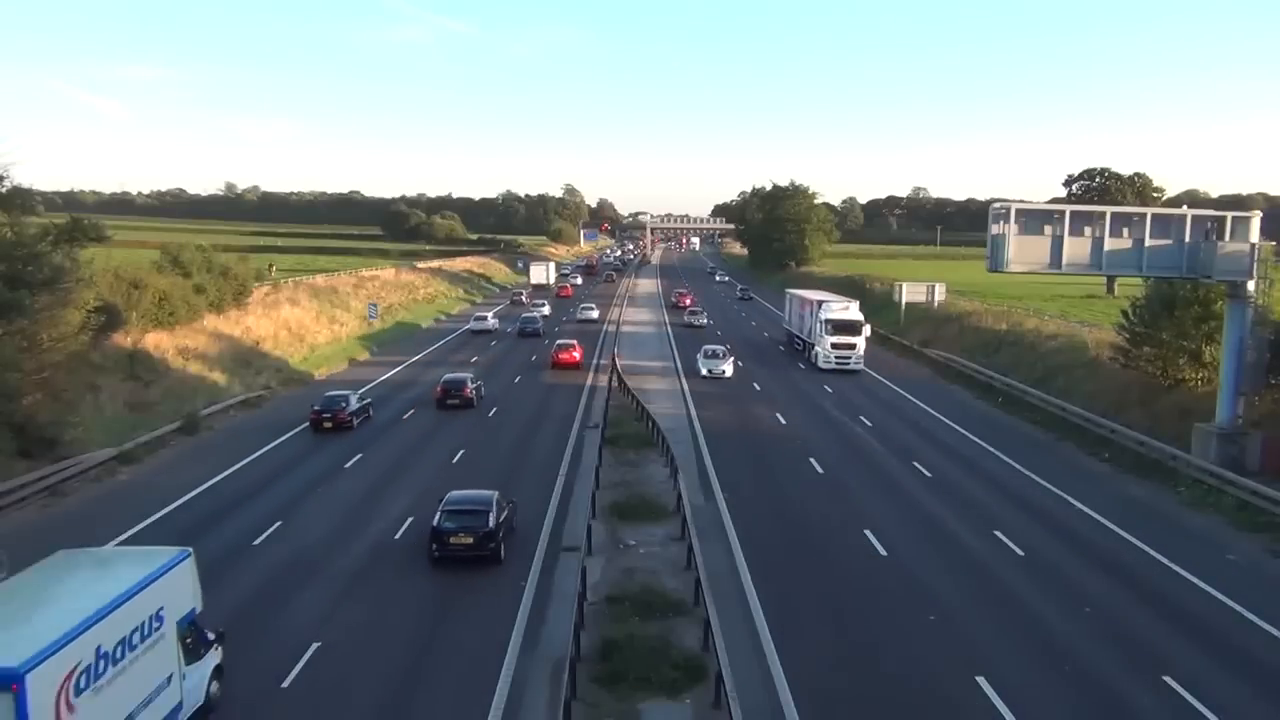
#> input picture frame 26 of lesson_10/homework/road_10sec.mp4, 1280 x 720 px, given in place of road_1min.mp4, which was not available
$ python homework.py
#> lines starting #> are read from the running program, lines starting #| are printed output that depends on the picture; pictures that were not available may be replaced by others from this repository, and a replacement may not be noted
import cv2
import numpy as np
from matplotlib import pyplot as plt

tracker = cv2.legacy.TrackerCSRT().create()
# tracker = cv2.legacy.TrackerKCF().create()
# vid = cv2.VideoCapture('road_10sec.mp4')
vid = cv2.VideoCapture('road_1min.mp4')

# [5 lines of commented-out code are left out]

tick_f = 13
x = 360
y = 570
w = 120
h = 120

for i in range(tick_f):
    ret, frame = vid.read()
#> this loop made 13 passes
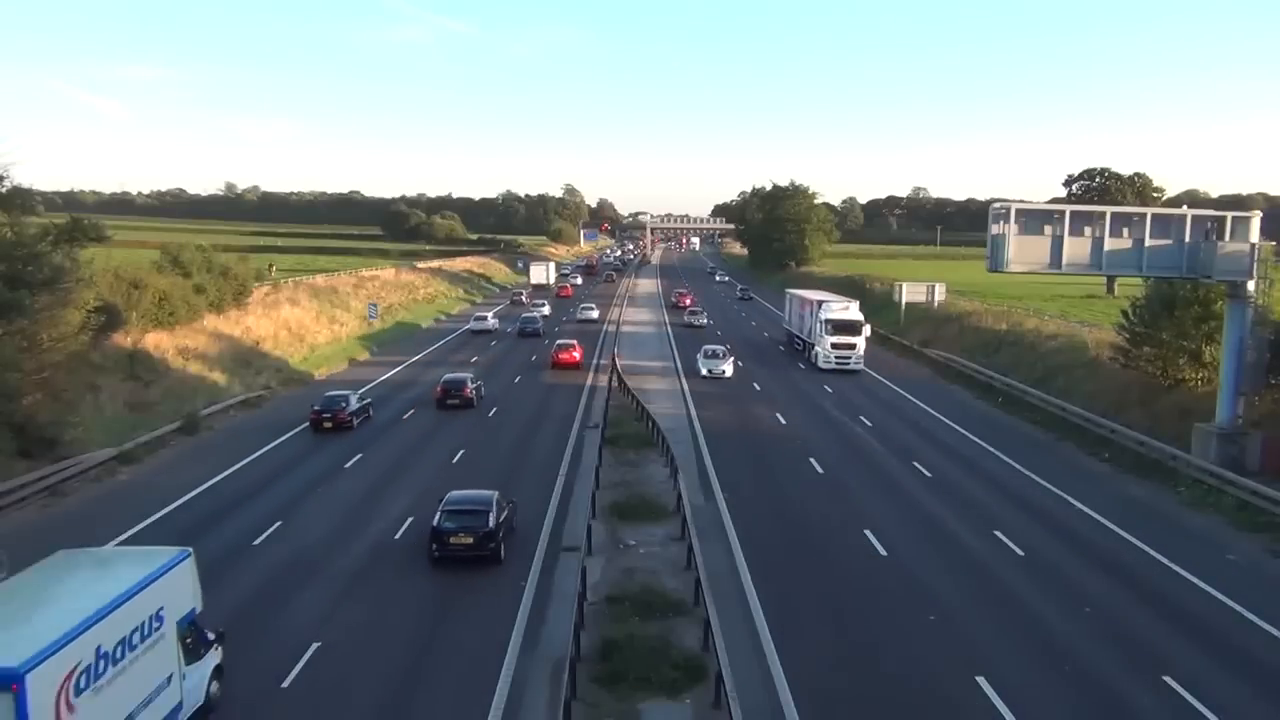
#> input picture frame 26 of lesson_10/homework/road_10sec.mp4, 1280 x 720 px, given in place of road_1min.mp4, which was not available
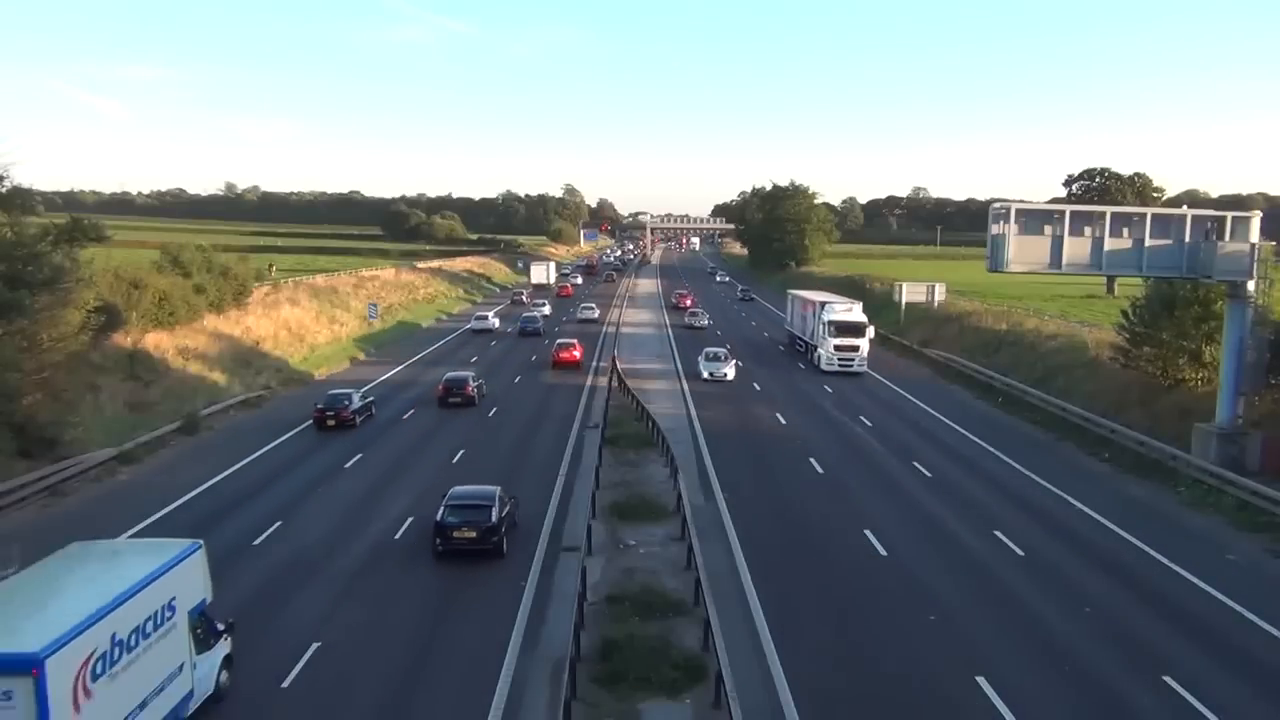
#> input picture frame 27 of lesson_10/homework/road_10sec.mp4, 1280 x 720 px, given in place of road_1min.mp4, which was not available

copy_frame = frame.copy()

cv2.rectangle(copy_frame, (x, y), (x+w, y+h), (0, 255, 0), 2)
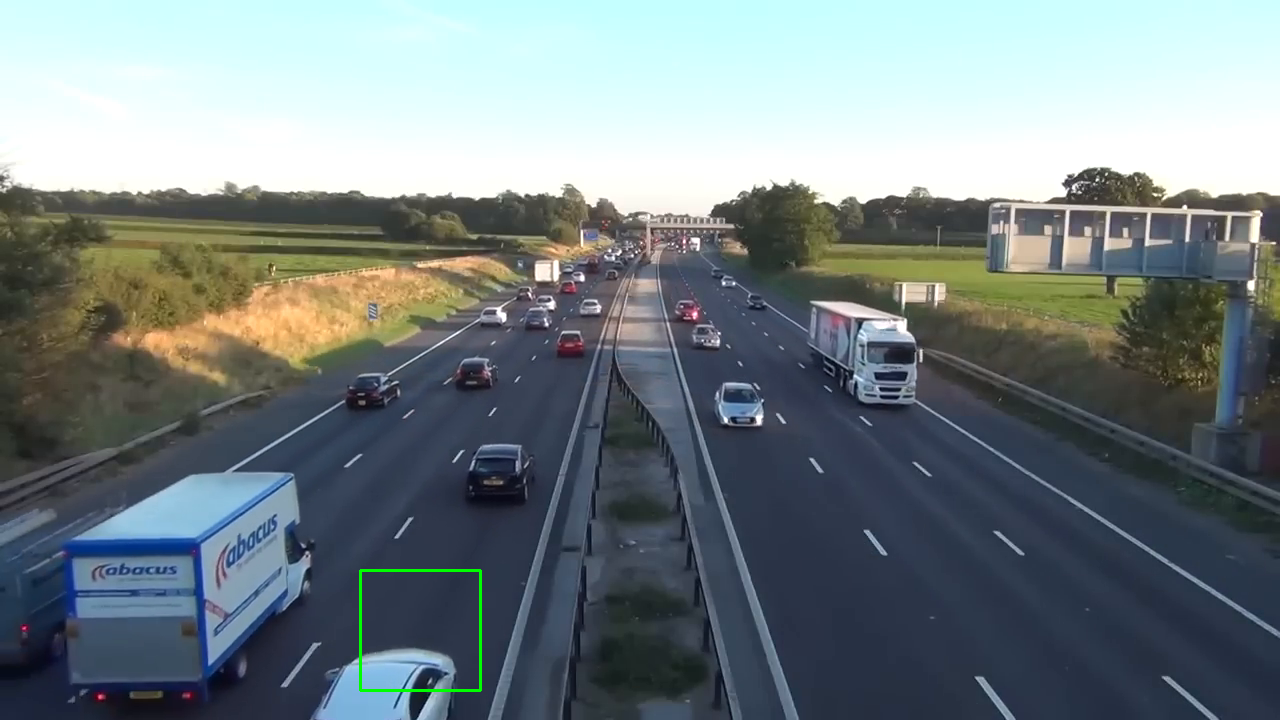
#> copy_frame: shape (720, 1280, 3); mean B, G, R 130.3, 127.1, 116
plt.imshow(cv2.cvtColor(copy_frame, cv2.COLOR_BGR2RGB))
plt.show()


bbox = (x, y, w, h)
ok = tracker.init(frame, bbox)
#> ok = True
while vid.isOpened():
    ret, frame = vid.read()
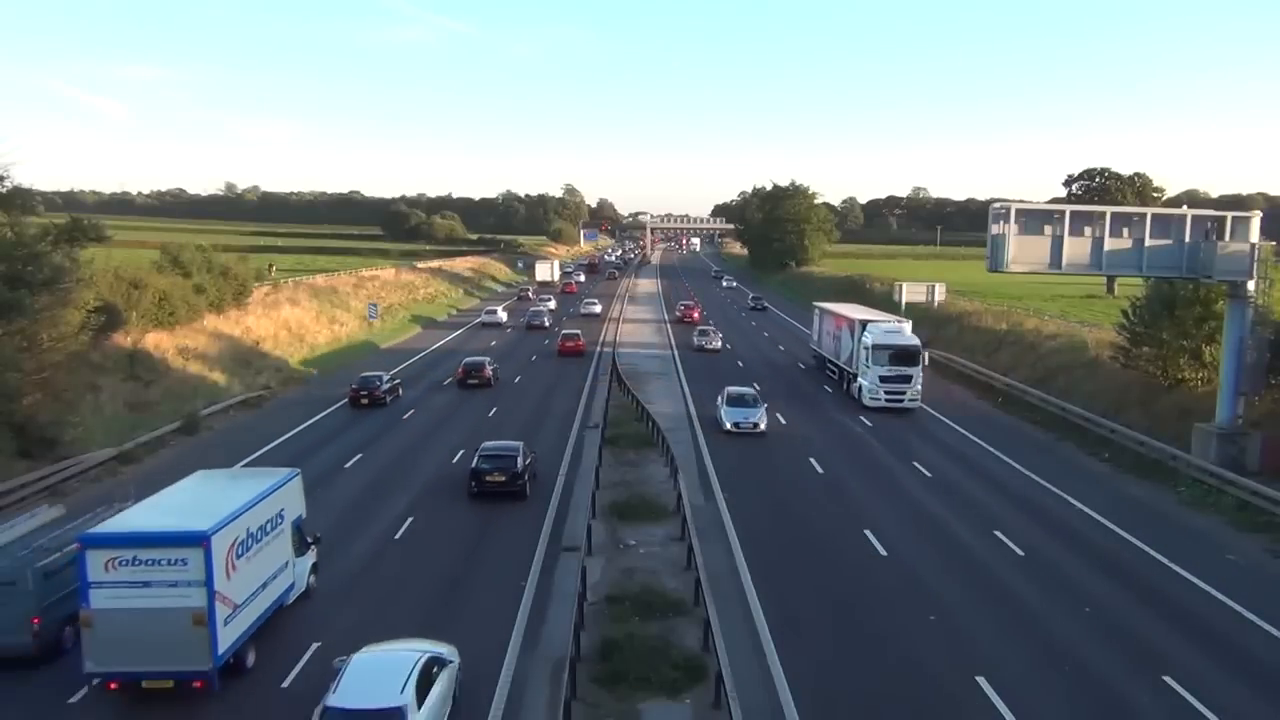
#> input picture frame 39 of lesson_10/homework/road_10sec.mp4, 1280 x 720 px, given in place of road_1min.mp4, which was not available
#> frame is the input picture: shape (720, 1280, 3); mean B, G, R 130.2, 126.6, 115.8
    if not ret:
        break
    img = cv2.cvtColor(frame, cv2.COLOR_BGR2RGB)

    ok, bbox = tracker.update(img)
#> bbox = (365, 561, 120, 120)
    print(ok, bbox)
#| True (365.0, 561.0, 120.0, 120.0)

    x1, y1 = int(bbox[0]), int(bbox[1])
#> x1 = 365; y1 = 561
    width, height = int(bbox[2]), int(bbox[3])
#> width = 120; height = 120

    cv2.rectangle(img, (x1, y1), (x1+width, y1+height), (0, 255, 0), 2)
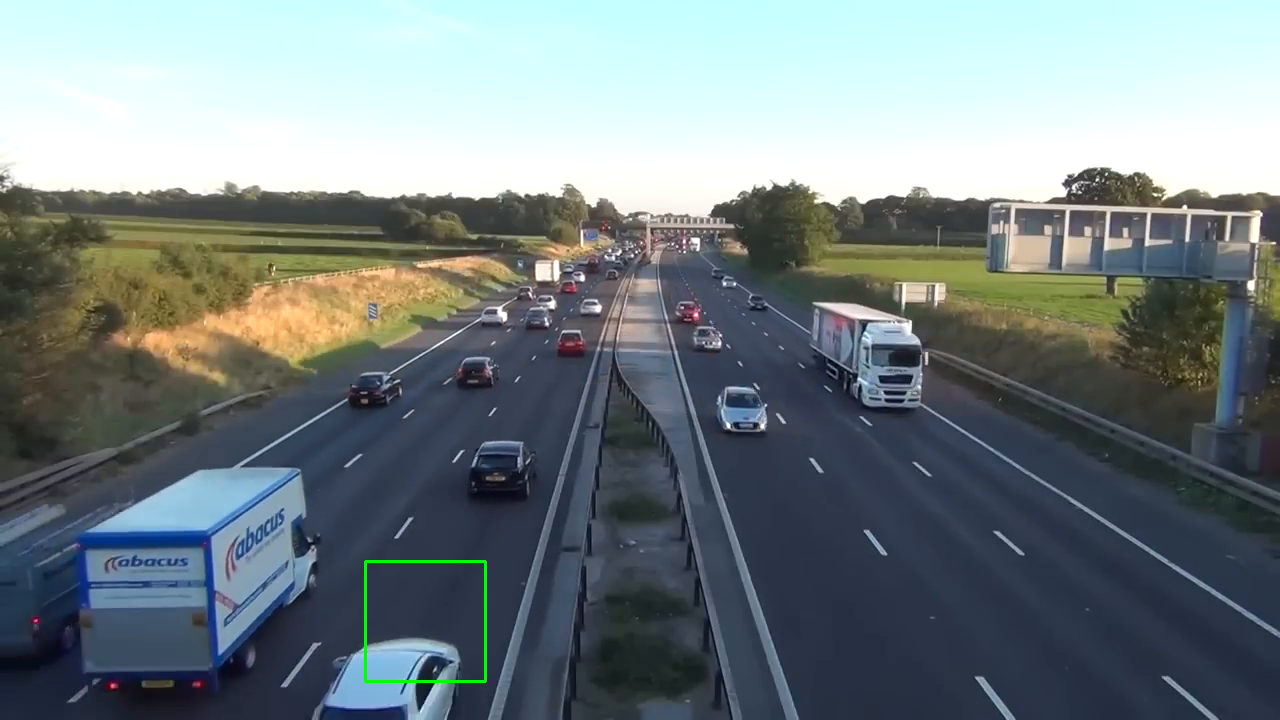
#> img: shape (720, 1280, 3); mean R, G, B 115.7, 126.8, 130
    cv2.imshow('frame', cv2.cvtColor(img, cv2.COLOR_BGR2RGB))
    cv2.waitKey(1)


'''
Do you see any differences? If so, what are they?
Does one tracker perform better than the other? In what way?

kfc tracker быстрее, но менее точный, чем csrt. так же kfc трекер не работает с масштабированием, в отличии от csrt трекера.
на более слабом делезе возможно логичнее использовать kfc трекер, так как он требует меньше ресурсов. но все зависит от задачи :)

для себя я понял что kfc tracker более оптимальный если нам надо что-то real time отслеживать,
а csrt если нам надо что-то более точное отслеживать. опять такие впирается в ресурсы которые доступны и задачу которую надо решить :)
'''

$ run again, starting later in the video
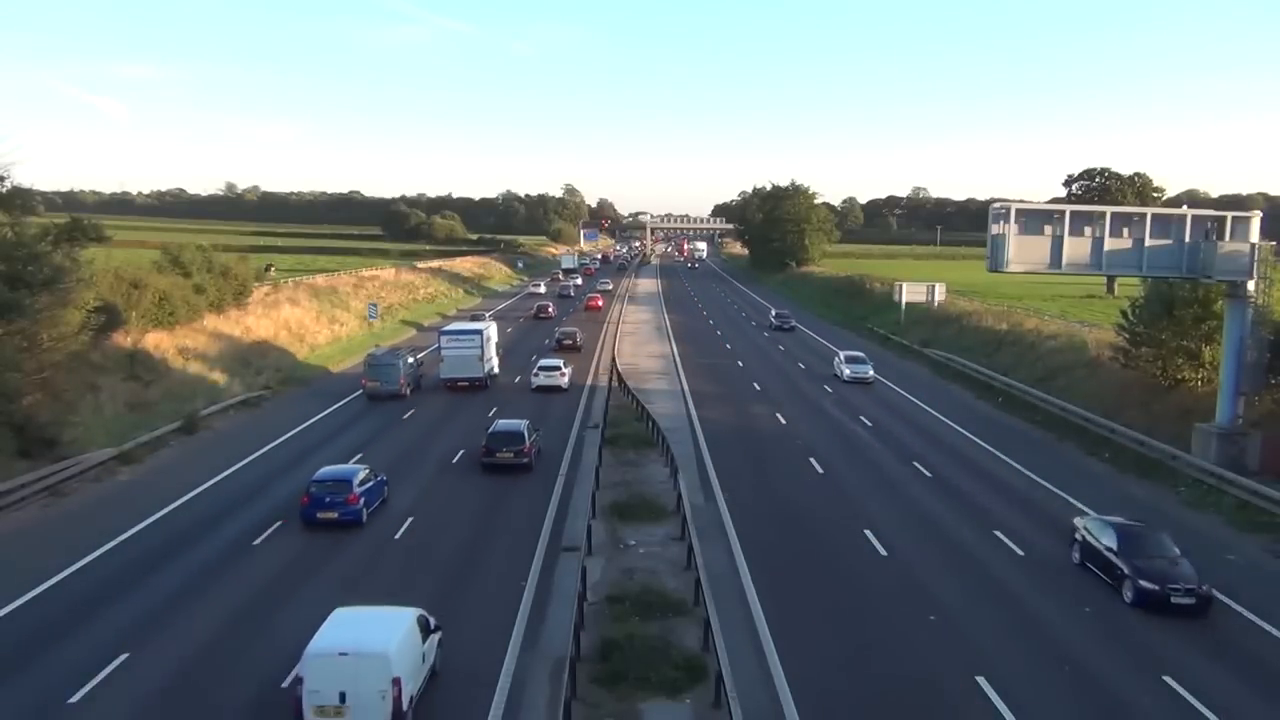
#> input picture frame 117 of lesson_10/homework/road_10sec.mp4, 1280 x 720 px, given in place of road_1min.mp4, which was not available
#> the loop `for i in range(tick_f):` made 13 passes
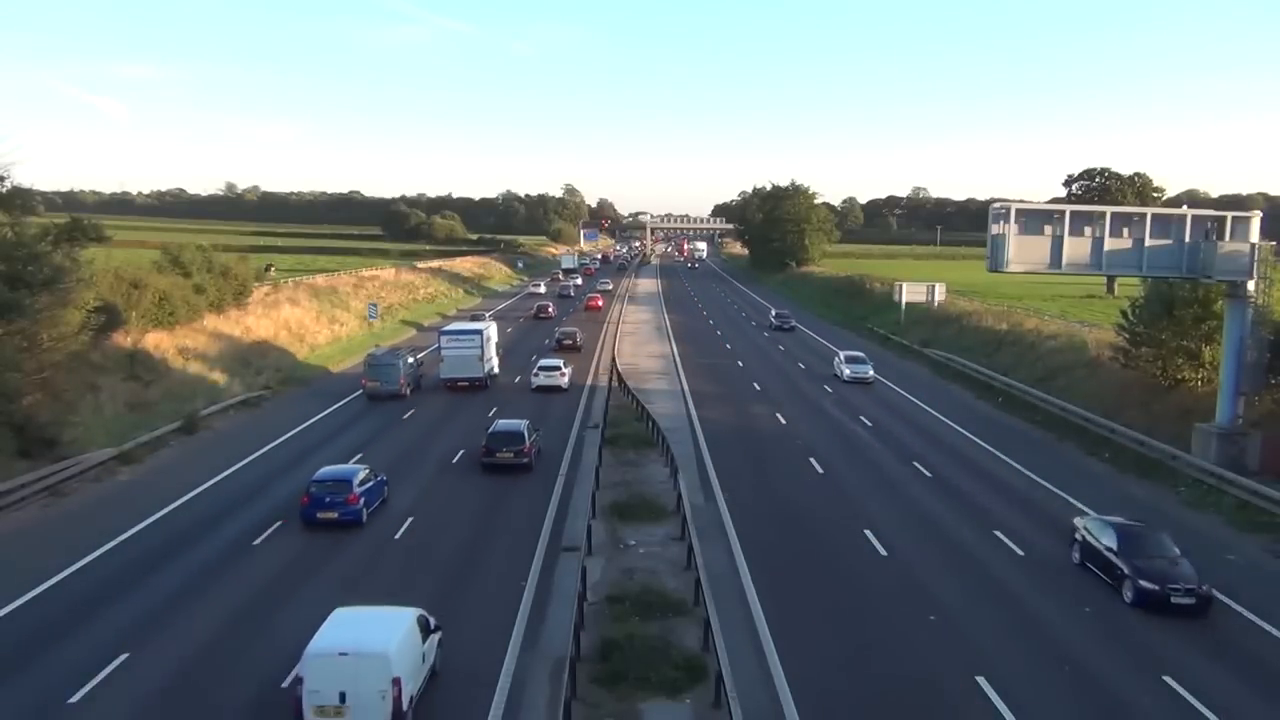
#> input picture frame 117 of lesson_10/homework/road_10sec.mp4, 1280 x 720 px, given in place of road_1min.mp4, which was not available
#> ok = True
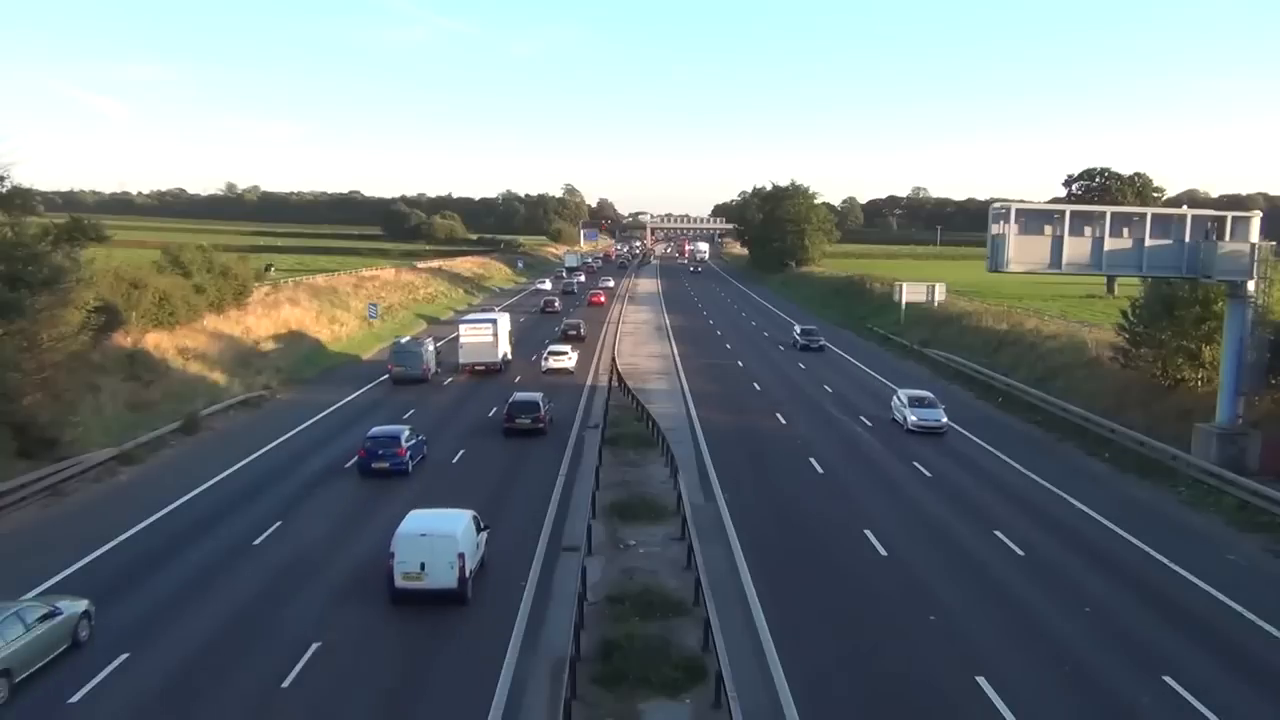
#> input picture frame 130 of lesson_10/homework/road_10sec.mp4, 1280 x 720 px, given in place of road_1min.mp4, which was not available
#> frame is the input picture: shape (720, 1280, 3); mean B, G, R 127.7, 124.7, 114.6
#> bbox = (366, 563, 118, 118)
#| True (366.0, 563.0, 118.0, 118.0)
#> x1 = 366; y1 = 563
#> width = 118
#> `cv2.rectangle(img, (x1, y1), (x1+width, y1+height), (0, 255, 0), 2)`:
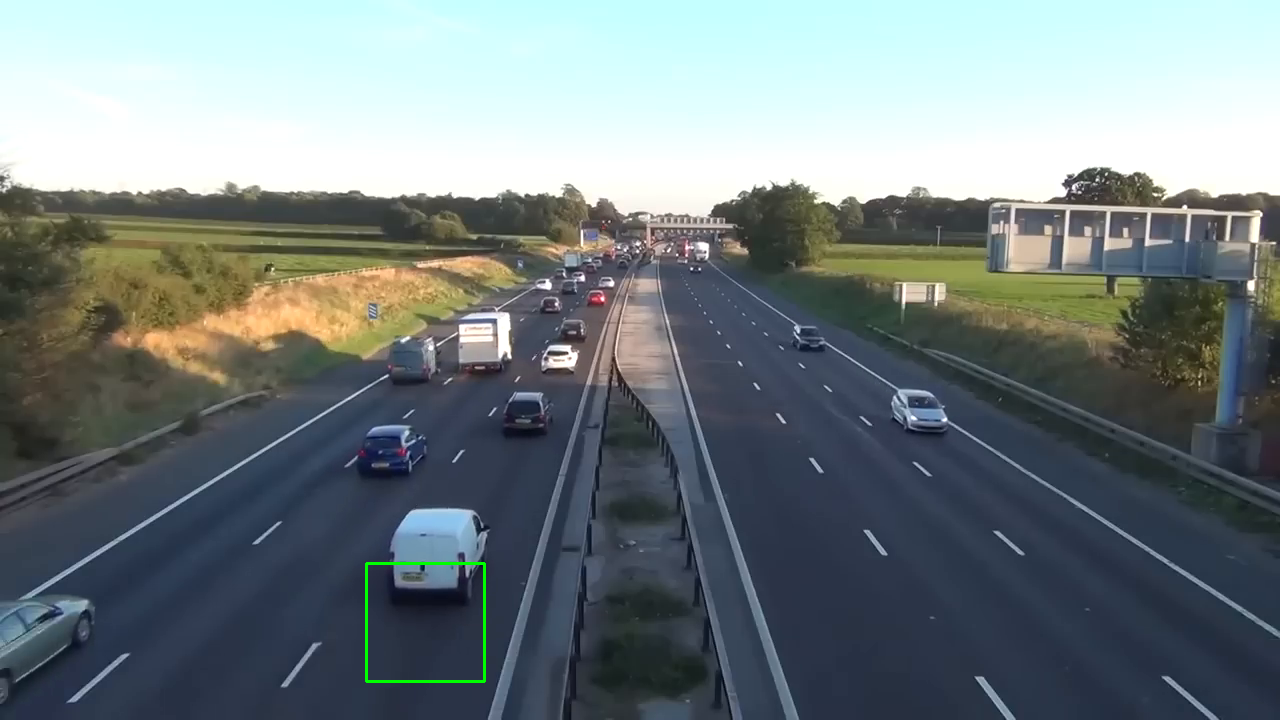
#> img: shape (720, 1280, 3); mean R, G, B 114.5, 125, 127.5
